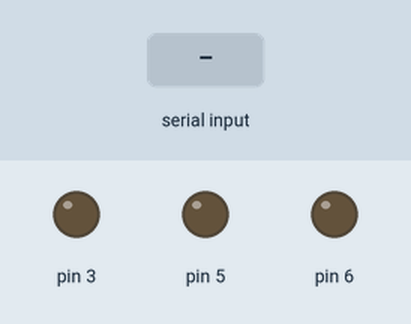
A sketch run on a simulated Arduino Uno, built with avr-gcc and run on an emulated ATmega328P. On the bench: output pins drawn as LEDs (lit = HIGH). Inputs (shaded band) come from the test bench. What the sketch prints to the serial monitor is not drawn.

Above: at 1.2 s.
1.3 s: "90,45\n" received over Serial
At 2.35 s:
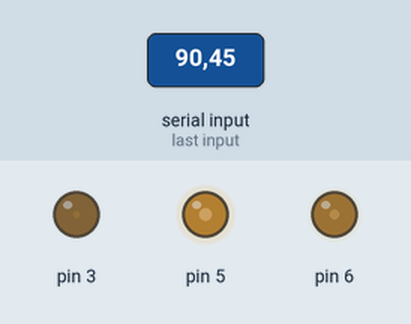
3.9 s: "30,150\n" received over Serial
At 4.95 s:
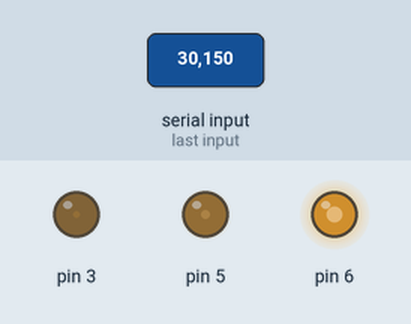
6.5 s: "90\n" received over Serial
At 7.55 s:
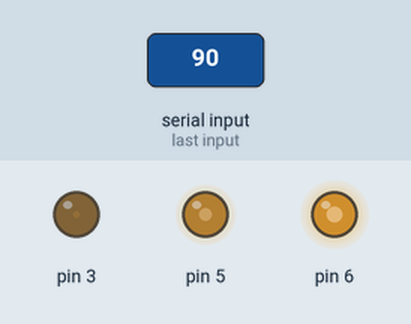
9.1 s: "200\n" received over Serial
At 10.15 s:
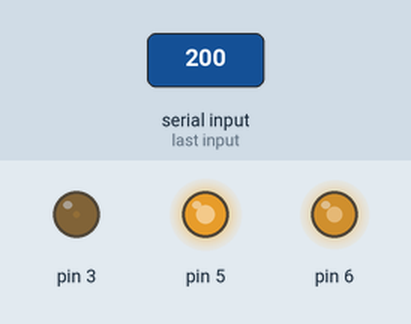
11.7 s: "90,45,200\n" received over Serial
At 12.75 s:
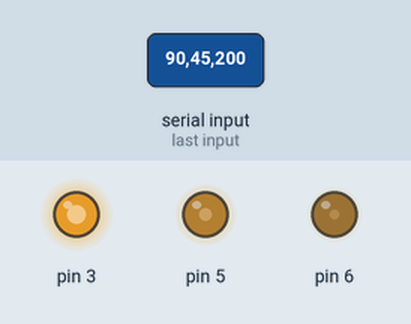
14.3 s: "5\n" received over Serial
At 15.35 s:
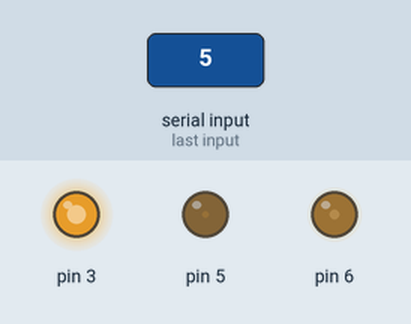
Timing chart, 0 to 17.3 s (numbered marks = the images above; inputs shaded):
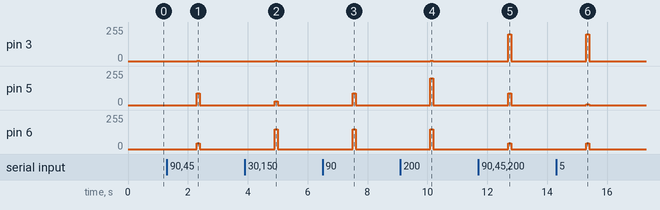

Measured:
- after the input at 1.3 s, pin 3: 0/255 → 2/255 after 1.0 s, → 0/255 0.10 s later; pin 5: 0/255 → 90/255 after 1.0 s, → 0/255 0.10 s later; pin 6: 0/255 → 45/255 after 1.0 s, → 0/255 0.10 s later
- after the input at 3.9 s, pin 3: 0/255 → 2/255 after 1.0 s, → 0/255 0.10 s later; pin 5: 0/255 → 30/255 after 1.0 s, → 0/255 0.10 s later; pin 6: 0/255 → 150/255 after 1.0 s, → 0/255 0.10 s later
- after the input at 6.5 s, pin 3: 0/255 → 2/255 after 1.0 s, → 0/255 0.10 s later; pin 5: 0/255 → 90/255 after 1.0 s, → 0/255 0.10 s later; pin 6: 0/255 → 150/255 after 1.0 s, → 0/255 0.10 s later
- after the input at 9.1 s, pin 3: 0/255 → 2/255 after 1.0 s, → 0/255 0.10 s later; pin 5: 0/255 → 200/255 after 1.0 s, → 0/255 0.10 s later; pin 6: 0/255 → 150/255 after 1.0 s, → 0/255 0.10 s later
- after the input at 11.7 s, pin 3: 0/255 → 200/255 after 1.0 s, → 0/255 0.10 s later; pin 5: 0/255 → 90/255 after 1.0 s, → 0/255 0.10 s later; pin 6: 0/255 → 45/255 after 1.0 s, → 0/255 0.10 s later
- after the input at 14.3 s, pin 3: 0/255 → 200/255 after 1.0 s, → 0/255 0.10 s later; pin 5: 0/255 → 5/255 after 1.0 s, → 0/255 0.10 s later; pin 6: 0/255 → 45/255 after 1.0 s, → 0/255 0.10 s later

The sketch:

BT_Arduino_Code.ino
```cpp
void setup() {
  // put your setup code here, to run once:

  pinMode(3,OUTPUT);
  pinMode(5,OUTPUT);
  pinMode(6,OUTPUT);
  Serial.begin(38400);
  Serial.println("Connecting and ready to recieve data...");
}

void loop() {
  // put your main code here, to run repeatedly:

  if(Serial.available() > 0) {
      int r;
      int g;
      int b;
      String s= Serial.readString();

      sscanf(s.c_str(), "%d,%d,%d", &r, &g, &b);

      analogWrite(5, r);
      analogWrite(6, g);
      analogWrite(3, b);
      delay(100);
  }

  analogWrite(5, 0);
  analogWrite(6, 0);
  analogWrite(3, 0);


}
```
